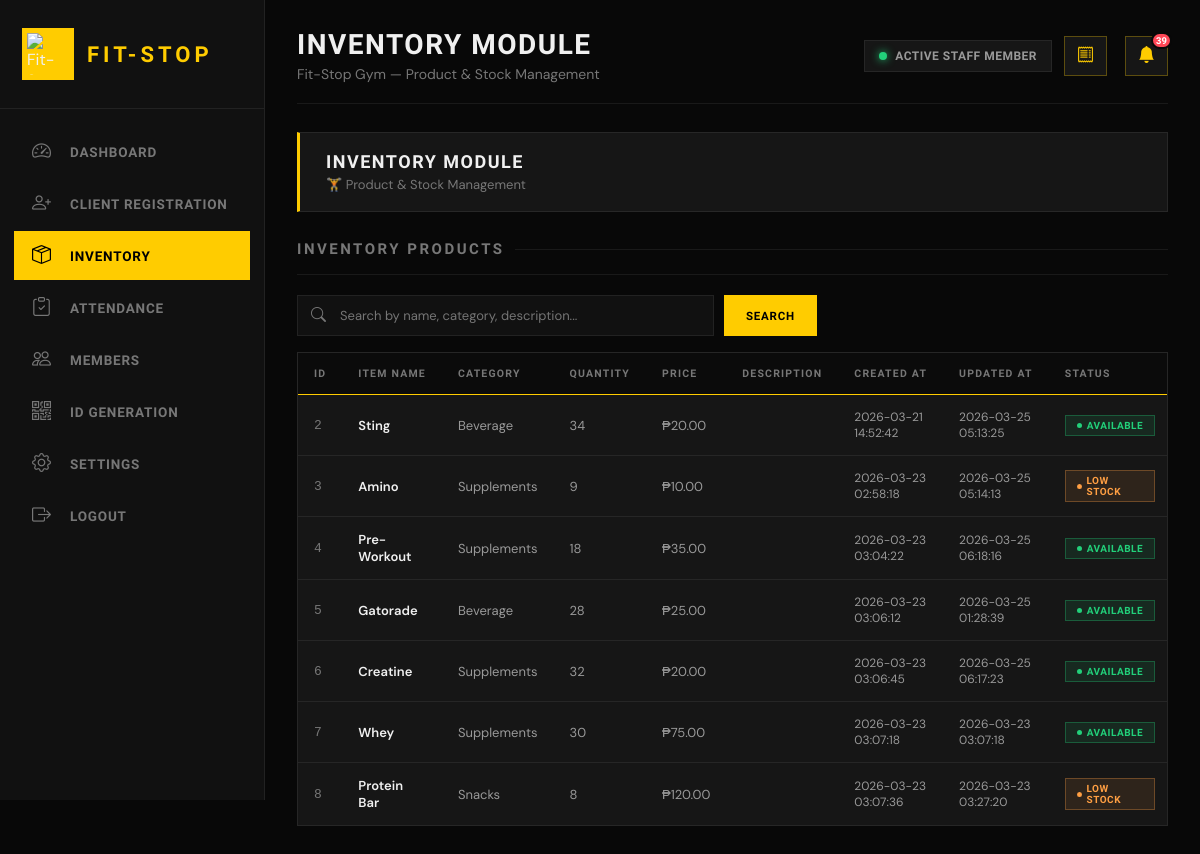
Page /staff/inventory.php on the earlier database version.
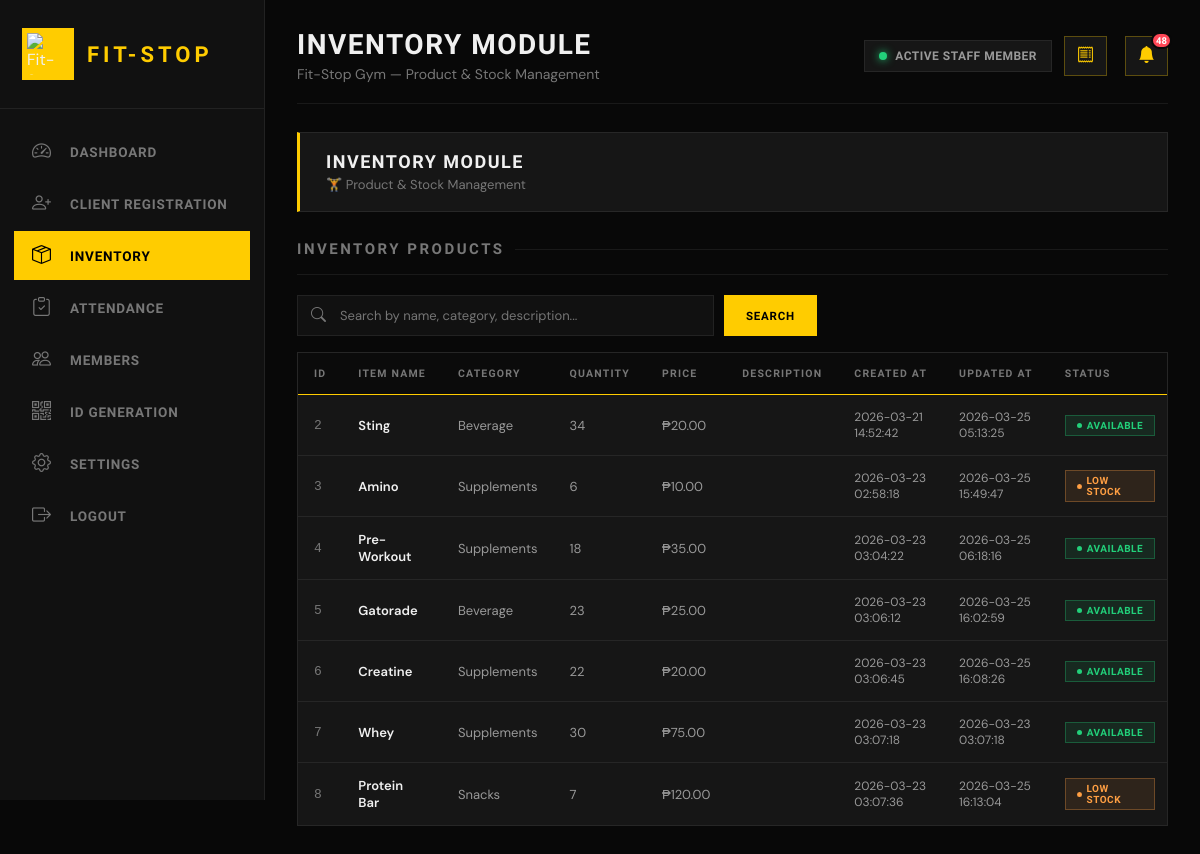
Same page on the later database version.
### tables this page shows
CREATE TABLE inventory (   id INTEGER PRIMARY KEY AUTOINCREMENT,   item_name VARCHAR(100) NOT NULL,   category VARCHAR(50) NOT NULL,   quantity INTEGER NOT NULL DEFAULT 0,   price DECIMAL(10, 2) NOT NULL DEFAULT 0.00,   description TEXT,   created_at TIMESTAMP DEFAULT CURRENT_TIMESTAMP,   updated_at TIMESTAMP DEFAULT CURRENT_TIMESTAMP );

### staff/inventory.php (the view, shortened to what the changed rows need)
<?php
require_once '../login/connection.php';
try {
    $rows = $pdo->query("SELECT * FROM inventory ORDER BY id ASC")->fetchAll(PDO::FETCH_ASSOC);
} catch (Exception $e) { $rows = []; }
try {
    $txCount    = (int)$pdo->query("SELECT COUNT(*) FROM transactions")->fetchColumn();
    $stockCount = (int)$pdo->query("SELECT COUNT(*) FROM inventory WHERE quantity <= 10")->fetchColumn();
    $notifCount = $txCount + $stockCount;
} catch (Exception $e) { $notifCount = 0; }
?>
<!DOCTYPE html>
<html lang="en">
<head>
  <link rel="stylesheet" href="staff.css">
  <link href="https://cdn.jsdelivr.net/npm/bootstrap-icons/font/bootstrap-icons.css" rel="stylesheet">
</head>
<body>
<div class="dashboard">
  <main class="main-content">
    <div class="topbar">
      <div class="topbar-left">
        <h1>Inventory Module</h1>
      </div>
      <div class="topbar-right">
        <div class="notif-wrapper" id="notifWrapper">
          <button class="notif-bell-btn" onclick="toggleNotifPanel()" title="Notification History">
            <i class="bi bi-bell-fill"></i>
            <span class="notif-badge <?= $notifCount === 0 ? 'hidden' : '' ?>" id="notifBadge">
              <?= $notifCount > 99 ? '99+' : $notifCount ?>
            </span>
          </button>
        </div>
      </div>
    </div>
    <section class="inventory-section">
      <h2>Inventory Products</h2>
      <div class="inventory-table">
        <table>
          <thead>
            <tr>
              <th>ID</th><th>Item Name</th><th>Category</th><th>Quantity</th>
              <th>Price</th><th>Description</th><th>Created At</th><th>Updated At</th>
              <th>Status</th><th>Actions</th>
            </tr>
          </thead>
          <tbody id="inventoryBody">
            <?php foreach ($rows as $row):
              $qty = (int)$row['quantity'];
              if ($qty === 0)     { $statusCls = 'inactive';  $statusTxt = 'Out of Stock'; }
              elseif ($qty <= 10) { $statusCls = 'low-stock'; $statusTxt = 'Low Stock'; }
              else                { $statusCls = 'active';    $statusTxt = 'Available'; }
              $priceFormatted = '&#8369;' . number_format((float)$row['price'], 2);
            ?>
            <tr data-id="<?= $row['id'] ?>"
                data-name="<?= htmlspecialchars($row['item_name']) ?>"
                data-category="<?= htmlspecialchars($row['category']) ?>"
                data-qty="<?= $qty ?>"
                data-price="<?= $row['price'] ?>"
                data-description="<?= htmlspecialchars($row['description'] ?? '') ?>"
                data-created="<?= $row['created_at'] ?>"
                data-updated="<?= $row['updated_at'] ?>">
              <td style="color:var(--text-muted);font-family:monospace;"><?= $row['id'] ?></td>
              <td style="color:var(--text-primary);font-weight:600;"><?= htmlspecialchars($row['item_name']) ?></td>
              <td><?= htmlspecialchars($row['category']) ?></td>
              <td class="qty-cell"><?= $qty ?></td>
              <td><?= $priceFormatted ?></td>
              <td style="max-width:180px;white-space:nowrap;overflow:hidden;text-overflow:ellipsis;"><?= htmlspecialchars($row['description'] ?? '—') ?></td>
              <td class="created-cell" style="font-size:12px;"><?= $row['created_at'] ?></td>
              <td class="updated-cell" style="font-size:12px;"><?= $row['updated_at'] ?></td>
              <td><span class="status-badge <?= $statusCls ?>"><?= $statusTxt ?></span></td>
            </tr>
            <?php endforeach; ?>
          </tbody>
        </table>
      </div>
    </section>
  </main>
</div>
</body>
</html>

Differences in the rows shown:
changed inventory "Amino": quantity "9" → "6"; updated_at "2026-03-25 05:14:13" → "2026-03-25 15:49:47"
changed inventory "Gatorade": quantity "28" → "23"; updated_at "2026-03-25 01:28:39" → "2026-03-25 16:02:59"
changed inventory "Creatine": quantity "32" → "22"; updated_at "2026-03-25 06:17:23" → "2026-03-25 16:08:26"
changed inventory "Protein Bar": quantity "8" → "7"; updated_at "2026-03-23 03:27:20" → "2026-03-25 16:13:04"
Other differences:
$notifCount: "39" → "48"
